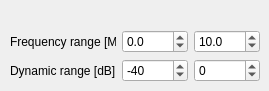
    <widget class="QWidget" name="tab_2">
     <attribute name="title">
      <string>Spectrum</string>
     </attribute>
     <widget class="QWidget" name="formLayoutWidget_3">
      <property name="geometry">
       <rect>
        <x>10</x>
        <y>30</y>
        <width>250</width>
        <height>52</height>
       </rect>
      </property>
      <layout class="QFormLayout" name="formLayout_3">
       <item row="0" column="0">
        <widget class="QLabel" name="label_19">
         <property name="locale">
          <locale language="English" country="UnitedKingdom"/>
         </property>
         <property name="text">
          <string>Frequency range [MHz]</string>
         </property>
        </widget>
       </item>
       <item row="0" column="1">
        <layout class="QHBoxLayout" name="horizontalLayout_2">
         <item>
          <widget class="QDoubleSpinBox" name="zoom_fmin_spinBox">
           <property name="locale">
            <locale language="English" country="UnitedKingdom"/>
           </property>
           <property name="buttonSymbols">
            <enum>QAbstractSpinBox::UpDownArrows</enum>
           </property>
           <property name="suffix">
            <string/>
           </property>
           <property name="decimals">
            <number>1</number>
           </property>
           <property name="minimum">
            <double>-100.000000000000000</double>
           </property>
           <property name="maximum">
            <double>200.000000000000000</double>
           </property>
           <property name="singleStep">
            <double>0.100000000000000</double>
           </property>
           <property name="value">
            <double>0.000000000000000</double>
           </property>
          </widget>
         </item>
         <item>
          <widget class="QDoubleSpinBox" name="zoom_fmax_spinBox">
           <property name="locale">
            <locale language="English" country="UnitedKingdom"/>
           </property>
           <property name="buttonSymbols">
            <enum>QAbstractSpinBox::UpDownArrows</enum>
           </property>
           <property name="suffix">
            <string/>
           </property>
           <property name="decimals">
            <number>1</number>
           </property>
           <property name="minimum">
            <double>-100.000000000000000</double>
           </property>
           <property name="maximum">
            <double>200.000000000000000</double>
           </property>
           <property name="singleStep">
            <double>0.100000000000000</double>
           </property>
           <property name="value">
            <double>10.000000000000000</double>
           </property>
          </widget>
         </item>
        </layout>
       </item>
       <item row="1" column="0">
        <widget class="QLabel" name="label_24">
         <property name="locale">
          <locale language="English" country="UnitedKingdom"/>
         </property>
         <property name="text">
          <string>Dynamic range [dB]</string>
         </property>
        </widget>
       </item>
       <item row="1" column="1">
        <layout class="QHBoxLayout" name="horizontalLayout_3">
         <item>
          <widget class="QDoubleSpinBox" name="zoom_dbmin_spinBox">
           <property name="locale">
            <locale language="English" country="UnitedKingdom"/>
           </property>
           <property name="buttonSymbols">
            <enum>QAbstractSpinBox::UpDownArrows</enum>
           </property>
           <property name="suffix">
            <string/>
           </property>
           <property name="decimals">
            <number>0</number>
           </property>
           <property name="minimum">
            <double>-100.000000000000000</double>
           </property>
           <property name="maximum">
            <double>100.000000000000000</double>
           </property>
           <property name="singleStep">
            <double>1.000000000000000</double>
           </property>
           <property name="value">
            <double>-40.000000000000000</double>
           </property>
          </widget>
         </item>
         <item>
          <widget class="QDoubleSpinBox" name="zoom_dbmax_spinBox">
           <property name="locale">
            <locale language="English" country="UnitedKingdom"/>
           </property>
           <property name="buttonSymbols">
            <enum>QAbstractSpinBox::UpDownArrows</enum>
           </property>
           <property name="suffix">
            <string/>
           </property>
           <property name="decimals">
            <number>0</number>
           </property>
           <property name="minimum">
            <double>-100.000000000000000</double>
           </property>
           <property name="maximum">
            <double>100.000000000000000</double>
           </property>
           <property name="singleStep">
            <double>1.000000000000000</double>
           </property>
           <property name="value">
            <double>0.000000000000000</double>
           </property>
          </widget>
         </item>
        </layout>
       </item>
      </layout>
     </widget>
    </widget>
